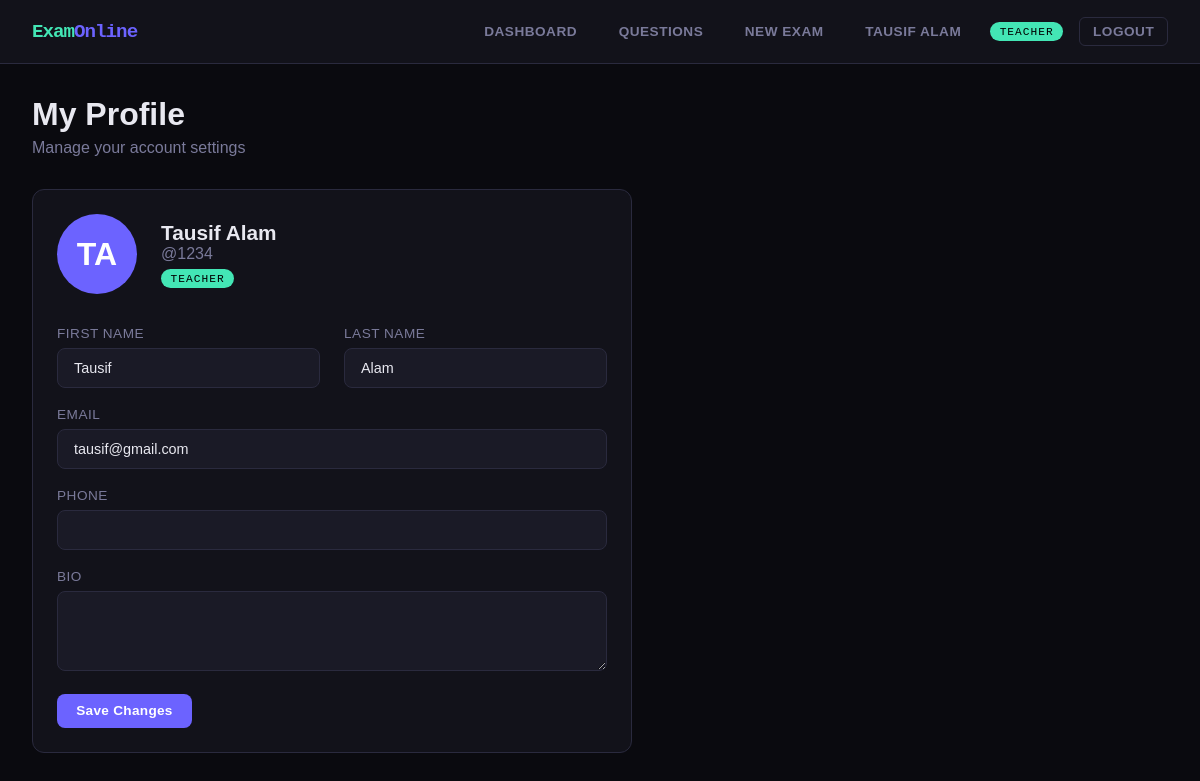
The page /profile/ (signed in) on the database its author committed.
### accounts/models.py (models this page shows, shortened)
class User(AbstractUser):
    ROLE_CHOICES = [('admin', 'Admin'), ('teacher', 'Teacher'), ('student', 'Student')]
    role = models.CharField(max_length=10, choices=ROLE_CHOICES, default='student')
    phone = models.CharField(max_length=15, blank=True)
    profile_pic = models.CharField(max_length=200, blank=True)
    bio = models.TextField(blank=True)
    created_at = models.DateTimeField(auto_now_add=True)

### accounts/views.py (the view, shortened to what this page needs)
# urls.py: path('profile/', av.profile_view, name='profile'),
@login_required
def profile_view(request):
    return render(request, 'accounts/profile.html')

### templates/accounts/profile.html (shortened to what this page needs)
{% extends 'base.html' %}
{% block content %}
<div class="container">
  <div class="page-header">
    <h1>My Profile</h1>
    <p>Manage your account settings</p>
  </div>
  <div style="max-width:600px">
    <div class="card">
      <div style="display:flex;align-items:center;gap:1.5rem;margin-bottom:2rem">
        <div style="width:80px;height:80px;border-radius:50%;background:var(--accent);display:flex;align-items:center;justify-content:center;font-size:2rem;font-weight:800;color:#fff">
          {{ user.first_name.0|upper }}{{ user.last_name.0|upper }}
        </div>
        <div>
          <div style="font-size:1.3rem;font-weight:800">{{ user.get_full_name }}</div>
          <div style="color:var(--text-dim)">@{{ user.username }}</div>
          <span class="badge-role {{ user.role }}" style="margin-top:.4rem;display:inline-block">{{ user.role }}</span>
        </div>
      </div>
      <form method="post">
        <div class="grid-2">
          <div class="form-group">
            <label class="form-label">First Name</label>
            <input type="text" name="first_name" class="form-control" value="{{ user.first_name }}">
          </div>
          <div class="form-group">
            <label class="form-label">Last Name</label>
            <input type="text" name="last_name" class="form-control" value="{{ user.last_name }}">
          </div>
        </div>
        <div class="form-group">
          <label class="form-label">Email</label>
          <input type="email" name="email" class="form-control" value="{{ user.email }}">
        </div>
        <div class="form-group">
          <label class="form-label">Phone</label>
          <input type="text" name="phone" class="form-control" value="{{ user.phone }}">
        </div>
        <div class="form-group">
          <label class="form-label">Bio</label>
          <textarea name="bio" class="form-control">{{ user.bio }}</textarea>
        </div>
        <button type="submit" class="btn btn-primary">Save Changes</button>
      </form>
    </div>
  </div>
</div>
{% endblock %}

### templates/base.html (shortened to what this page needs)
<!DOCTYPE html>
<html lang="en">
<head>
</head>
<body>
{% if user.is_authenticated %}
<nav class="navbar">
  <div class="nav-brand">Exam<span>Online</span></div>
  <div class="nav-links">
    {% if user.role == 'admin' %}
      <a href="{% url 'admin_dashboard' %}">Dashboard</a>
      <a href="{% url 'manage_users' %}">Users</a>
      <a href="{% url 'all_results' %}">Results</a>
    {% elif user.role == 'teacher' %}
      <a href="{% url 'teacher_dashboard' %}">Dashboard</a>
      <a href="{% url 'question_bank' %}">Questions</a>
      <a href="{% url 'create_exam' %}">New Exam</a>
    {% else %}
      <a href="{% url 'student_dashboard' %}">Dashboard</a>
      <a href="{% url 'my_results' %}">My Results</a>
    {% endif %}
    <a href="{% url 'profile' %}">{{ user.get_full_name|default:user.username }}</a>
    <span class="badge-role {{ user.role }}">{{ user.role }}</span>
    <a href="{% url 'logout' %}" class="btn btn-ghost btn-sm">Logout</a>
  </div>
</nav>
{% endif %}
<main>
{% block content %}{% endblock %}
</main>
</body>
</html>

### templates/base.html (style rules this page uses)
:root { --bg: #0a0a0f; --surface: #12121a; --surface2: #1a1a26; --border: #2a2a3e; --accent: #6c63ff; --accent2: #ff6584; --accent3: #43e6b5; --text: #e8e8f0; --text-dim: #7a7a9a; --success: #43e6b5; --danger: #ff6584; --warning: #ffd166; --radius: 12px; --mono: 'Space Mono', monospace; --sans: 'Syne', sans-serif; }
* { box-sizing: border-box; margin: 0; padding: 0; }
body { background: var(--bg); color: var(--text); font-family: var(--sans); min-height: 100vh; }
a { color: var(--accent); text-decoration: none; }
.navbar { background: var(--surface); border-bottom: 1px solid var(--border); padding: 0 2rem; height: 64px; display: flex; align-items: center; justify-content: space-between; position: sticky; top: 0; z-index: 100; backdrop-filter: blur(10px); }
.nav-brand { font-family: var(--mono); font-weight: 700; font-size: 1.2rem; color: var(--accent3); letter-spacing: -1px; }
.nav-brand span { color: var(--accent); }
.nav-links { display: flex; gap: 1rem; align-items: center; }
.nav-links a { color: var(--text-dim); font-size: .85rem; font-weight: 600; padding: .4rem .8rem; border-radius: 6px; transition: all .2s; text-transform: uppercase; letter-spacing: .5px; }
.badge-role { background: var(--accent); color: #fff; font-size: .7rem; padding: .2rem .6rem; border-radius: 20px; font-family: var(--mono); text-transform: uppercase; letter-spacing: 1px; }
.badge-role.teacher { background: var(--accent3); color: #000; }
.container { max-width: 1200px; margin: 0 auto; padding: 2rem; }
.page-header { margin-bottom: 2rem; }
.page-header h1 { font-size: 2rem; font-weight: 800; color: var(--text); }
.page-header p { color: var(--text-dim); margin-top: .4rem; }
.card { background: var(--surface); border: 1px solid var(--border); border-radius: var(--radius); padding: 1.5rem; transition: border-color .2s; }
.btn { display: inline-flex; align-items: center; gap: .4rem; padding: .6rem 1.2rem; border-radius: 8px; border: none; cursor: pointer; font-family: var(--sans); font-weight: 600; font-size: .85rem; transition: all .2s; text-decoration: none; letter-spacing: .3px; }
.btn-primary { background: var(--accent); color: #fff; }
.btn-ghost { background: transparent; color: var(--text-dim); border: 1px solid var(--border); }
.btn-sm { padding: .35rem .8rem; font-size: .8rem; }
.form-group { margin-bottom: 1.2rem; }
.form-label { display: block; font-size: .85rem; color: var(--text-dim); margin-bottom: .4rem; text-transform: uppercase; letter-spacing: .5px; }
.form-control { width: 100%; padding: .7rem 1rem; background: var(--surface2); border: 1px solid var(--border); border-radius: 8px; color: var(--text); font-family: var(--sans); font-size: .9rem; transition: border-color .2s; }
textarea.form-control { resize: vertical; min-height: 80px; }
.grid-2 { display: grid; grid-template-columns: 1fr 1fr; gap: 1.5rem; }

### rows shown on the page
User: get_full_name "TAUSIF ALAM", role "TEACHER", first_name.0 "T", last_name.0 "A", get_full_name "Tausif Alam", username "1234", first_name "Tausif", last_name "Alam", email "tausif@gmail.com"
